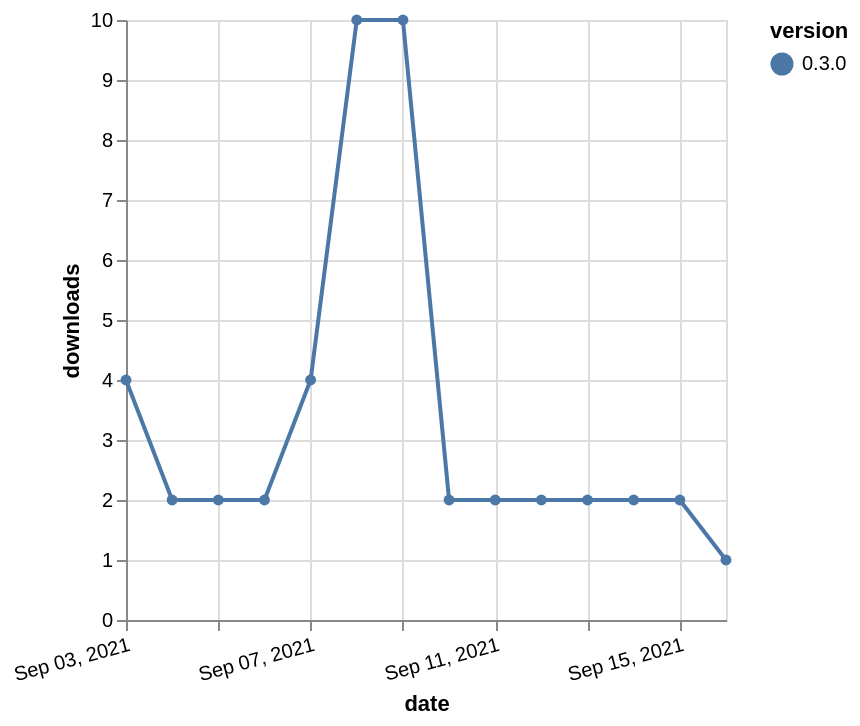

Vega-Lite specification for this chart:
### Vega-Lite specification from a JSON file in a GitHub repository (floating-point values rounded to 4 significant figures)
{"$schema": "https://vega.github.io/schema/vega-lite/v5.json", "description": "A simple bar chart with embedded data.", "data": {"values": [{"date": "2021-09-03", "total": 2454, "delta": 4, "version": "0.3.0"}, {"date": "2021-09-04", "total": 2456, "delta": 2, "version": "0.3.0"}, {"date": "2021-09-05", "total": 2458, "delta": 2, "version": "0.3.0"}, {"date": "2021-09-06", "total": 2460, "delta": 2, "version": "0.3.0"}, {"date": "2021-09-07", "total": 2464, "delta": 4, "version": "0.3.0"}, {"date": "2021-09-08", "total": 2474, "delta": 10, "version": "0.3.0"}, {"date": "2021-09-09", "total": 2484, "delta": 10, "version": "0.3.0"}, {"date": "2021-09-10", "total": 2486, "delta": 2, "version": "0.3.0"}, {"date": "2021-09-11", "total": 2488, "delta": 2, "version": "0.3.0"}, {"date": "2021-09-12", "total": 2490, "delta": 2, "version": "0.3.0"}, {"date": "2021-09-13", "total": 2492, "delta": 2, "version": "0.3.0"}, {"date": "2021-09-14", "total": 2494, "delta": 2, "version": "0.3.0"}, {"date": "2021-09-15", "total": 2496, "delta": 2, "version": "0.3.0"}, {"date": "2021-09-16", "total": 2497, "delta": 1, "version": "0.3.0"}]}, "width": "container", "mark": {"type": "line", "point": {"filled": true}}, "encoding": {"x": {"field": "date", "type": "temporal", "timeUnit": "yearmonthdate", "title": "date", "axis": {"labelAngle": -15}}, "y": {"field": "delta", "type": "quantitative", "title": "downloads"}, "color": {"field": "version", "type": "nominal"}, "tooltip": {"field": "delta"}}}
